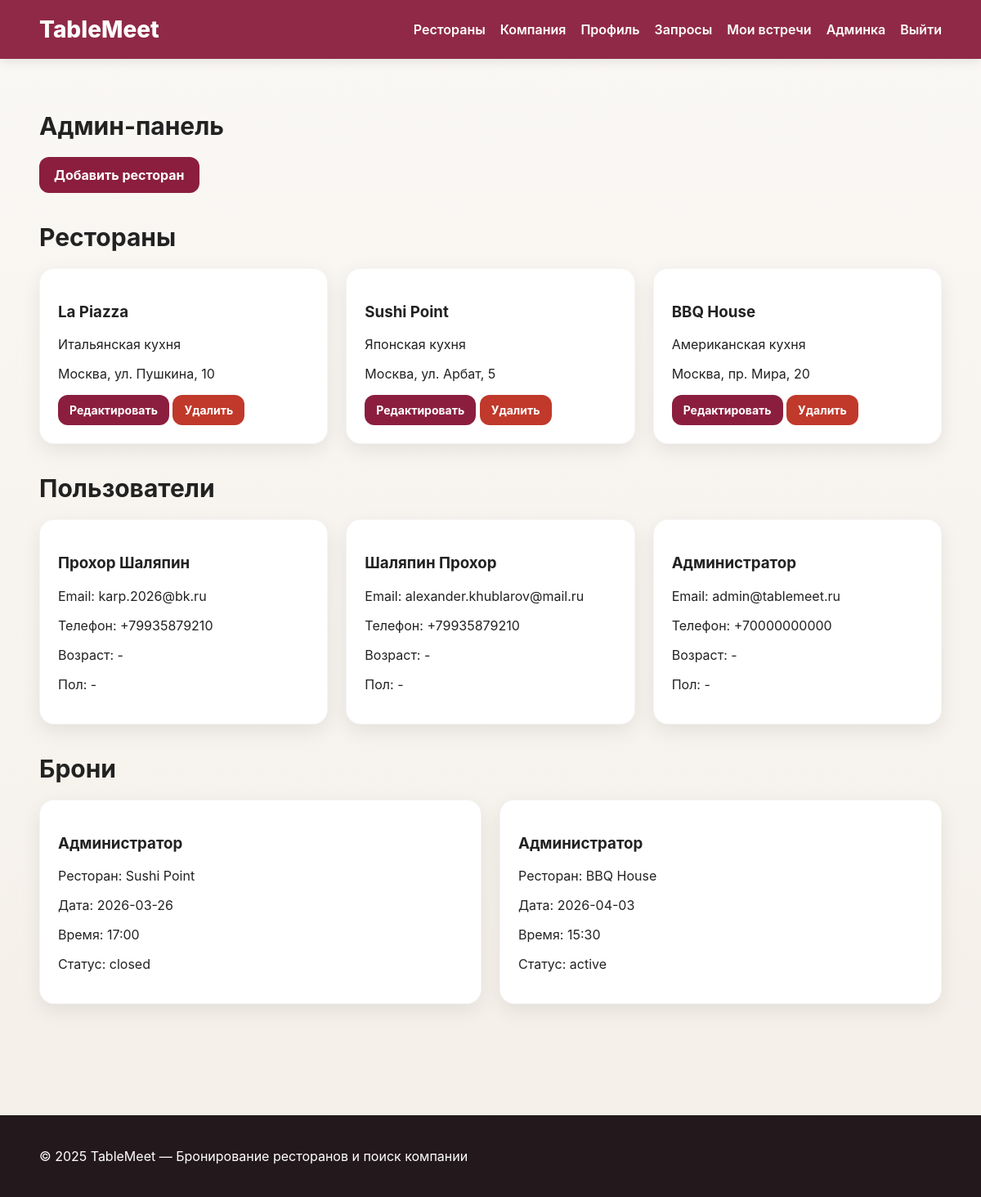
Page /admin/ (signed in) on the committed database.
### app/models.py (models this page shows)
class Restaurant(db.Model):
    id = db.Column(db.Integer, primary_key=True)
    name = db.Column(db.String(150), nullable=False)
    cuisine = db.Column(db.String(100), nullable=False)
    address = db.Column(db.String(255), nullable=False)
    description = db.Column(db.Text)
    average_check = db.Column(db.Integer)
    menu = db.Column(db.Text)
    image = db.Column(db.String(255))
    latitude = db.Column(db.Float)
    longitude = db.Column(db.Float)
    bookings = db.relationship('Booking', backref='restaurant', lazy=True, cascade='all, delete-orphan')
    photos = db.relationship('RestaurantPhoto', backref='restaurant', lazy=True, cascade='all, delete-orphan')
    reviews = db.relationship('Review', backref='restaurant', lazy=True, cascade='all, delete-orphan')
    likes = db.relationship('RestaurantLike', backref='restaurant', lazy=True, cascade='all, delete-orphan')

class User(UserMixin, db.Model):
    id = db.Column(db.Integer, primary_key=True)
    name = db.Column(db.String(120), nullable=False)
    email = db.Column(db.String(120), unique=True, nullable=False)
    phone = db.Column(db.String(30))
    password_hash = db.Column(db.String(255), nullable=False)
    age = db.Column(db.Integer)
    gender = db.Column(db.String(20))
    about = db.Column(db.Text)
    avatar = db.Column(db.String(255))
    is_admin = db.Column(db.Boolean, default=False)
    bookings = db.relationship('Booking', backref='user', lazy=True, cascade='all, delete-orphan')
    profile_photos = db.relationship('UserPhoto', backref='user', lazy=True, cascade='all, delete-orphan')
    reviews = db.relationship('Review', backref='author', lazy=True, cascade='all, delete-orphan')
    likes = db.relationship('RestaurantLike', backref='user', lazy=True, cascade='all, delete-orphan')
    sent_requests = db.relationship(
        'CompanionRequest',
        foreign_keys='CompanionRequest.from_user_id',
        backref='from_user',
        lazy=True,
        cascade='all, delete-orphan'
    )
    received_requests = db.relationship(
        'CompanionRequest',
        foreign_keys='CompanionRequest.to_user_id',
        backref='to_user',
        lazy=True,
        cascade='all, delete-orphan'
    )
    sent_messages = db.relationship(
        'Message',
        foreign_keys='Message.sender_id',
        backref='sender',
        lazy=True,
        cascade='all, delete-orphan'
    )
    received_messages = db.relationship(
        'Message',
        foreign_keys='Message.receiver_id',
        backref='receiver',
        lazy=True,
        cascade='all, delete-orphan'
    )

class Booking(db.Model):
    id = db.Column(db.Integer, primary_key=True)
    user_id = db.Column(db.Integer, db.ForeignKey('user.id'), nullable=False)
    restaurant_id = db.Column(db.Integer, db.ForeignKey('restaurant.id'), nullable=False)
    booking_date = db.Column(db.String(50), nullable=False)
    booking_time = db.Column(db.String(50), nullable=False)
    guests = db.Column(db.Integer, nullable=False, default=1)
    comment = db.Column(db.Text)
    need_companion = db.Column(db.Boolean, default=False)
    preferred_gender = db.Column(db.String(20))
    preferred_age_min = db.Column(db.Integer)
    preferred_age_max = db.Column(db.Integer)
    companion_comment = db.Column(db.Text)
    status = db.Column(db.String(20), default='active')  # active / closed / cancelled / completed
    created_at = db.Column(db.DateTime, default=datetime.utcnow)
    requests = db.relationship('CompanionRequest', backref='booking', lazy=True, cascade='all, delete-orphan')

### app/admin_routes.py (the view)
@admin_bp.route('/')
@login_required
@admin_required
def dashboard():
    users = User.query.all()
    restaurants = Restaurant.query.all()
    bookings = Booking.query.order_by(Booking.created_at.desc()).all()
    return render_template('admin.html', users=users, restaurants=restaurants, bookings=bookings)

### app/models.py (called while the page is built)
@login_manager.user_loader
def load_user(user_id):
    return User.query.get(int(user_id))

### app/templates/admin.html (shortened to what this page needs)
{% extends 'base.html' %}
{% block content %}
<section class="section">
    <h2>Админ-панель</h2>
    <a class="btn" href="{{ url_for('admin.add_restaurant') }}">Добавить ресторан</a>
</section>
<section class="section">
    <h2>Рестораны</h2>
    <div class="cards">
        {% for restaurant in restaurants %}
        <div class="card">
            <h3>{{ restaurant.name }}</h3>
            <p>{{ restaurant.cuisine }}</p>
            <p>{{ restaurant.address }}</p>
            <a class="btn small-btn" href="{{ url_for('admin.edit_restaurant', restaurant_id=restaurant.id) }}">Редактировать</a>
            <a class="btn small-btn danger-btn" href="{{ url_for('admin.delete_restaurant', restaurant_id=restaurant.id) }}">Удалить</a>
        </div>
        {% endfor %}
    </div>
</section>
<section class="section">
    <h2>Пользователи</h2>
    <div class="cards">
        {% for user in users %}
        <div class="card">
            <h3>{{ user.name }}</h3>
            <p>Email: {{ user.email }}</p>
            <p>Телефон: {{ user.phone or '-' }}</p>
            <p>Возраст: {{ user.age or '-' }}</p>
            <p>Пол: {{ user.gender or '-' }}</p>
        </div>
        {% endfor %}
    </div>
</section>
<section class="section">
    <h2>Брони</h2>
    <div class="cards">
        {% for booking in bookings %}
        <div class="card">
            <h3>{{ booking.user.name }}</h3>
            <p>Ресторан: {{ booking.restaurant.name }}</p>
            <p>Дата: {{ booking.booking_date }}</p>
            <p>Время: {{ booking.booking_time }}</p>
            <p>Статус: {{ booking.status }}</p>
        </div>
        {% endfor %}
    </div>
</section>
{% endblock %}

### app/templates/base.html (shortened to what this page needs)
<!DOCTYPE html>
<html lang="ru">
<head>
    <link rel="stylesheet" href="{{ url_for('static', filename='style.css') }}">
    <link
      rel="stylesheet"
      href="https://unpkg.com/leaflet@1.9.4/dist/leaflet.css"
    />
</head>
<body>
<header class="header">
    <div class="container nav">
        <div class="logo">
            <a href="{{ url_for('main.index') }}">TableMeet</a>
        </div>
        <nav>
            <a href="{{ url_for('main.restaurants') }}">Рестораны</a>
            <a href="{{ url_for('main.companions') }}">Компания</a>
            {% if current_user.is_authenticated %}
                <a href="{{ url_for('main.profile') }}">Профиль</a>
                <a href="{{ url_for('main.my_requests') }}">Запросы</a>
                <a href="{{ url_for('main.my_meetings') }}">Мои встречи</a>
                {% if current_user.is_admin %}
                    <a href="{{ url_for('admin.dashboard') }}">Админка</a>
                {% endif %}
                <a href="{{ url_for('auth.logout') }}">Выйти</a>
            {% else %}
                <a href="{{ url_for('auth.login') }}">Вход</a>
                <a href="{{ url_for('auth.register') }}">Регистрация</a>
            {% endif %}
        </nav>
    </div>
</header>
<main class="container page">
    {% block content %}{% endblock %}
</main>
<footer class="footer">
    <div class="container">
        <p>© 2025 TableMeet — Бронирование ресторанов и поиск компании</p>
    </div>
</footer>
</body>
</html>

### app/static/style.css (style rules this page uses)
:root { --bg: #f8f6f2; --white: #ffffff; --text: #222222; --muted: #666666; --primary: #8b1e3f; --primary-dark: #6f1732; --accent: #d4a373; --danger: #c0392b; --shadow: 0 8px 24px rgba(0,0,0,0.08); --radius: 18px; }
* { box-sizing: border-box; }
body { margin: 0; font-family: Inter, Arial, sans-serif; background: linear-gradient(180deg, #faf8f5 0%, #f4efe8 100%); color: var(--text); }
.container { width: min(1180px, 92%); margin: 0 auto; }
.header { background: rgba(139, 30, 63, 0.95); position: sticky; top: 0; z-index: 50; box-shadow: 0 3px 12px rgba(0,0,0,0.1); }
.nav { display: flex; justify-content: space-between; align-items: center; min-height: 72px; }
.logo a { color: white; text-decoration: none; font-size: 28px; font-weight: 800; }
nav { display: flex; gap: 18px; flex-wrap: wrap; }
nav a { color: white; text-decoration: none; font-weight: 600; }
.page { padding: 28px 0 50px; }
.section { margin: 36px 0; }
.section h2 { font-size: 30px; margin-bottom: 20px; }
.cards { display: grid; grid-template-columns: repeat(auto-fit, minmax(280px, 1fr)); gap: 22px; }
.card { background: var(--white); border-radius: var(--radius); padding: 22px; box-shadow: var(--shadow); border: 1px solid rgba(0,0,0,0.04); }
.btn { display: inline-block; background: var(--primary); color: white; border: none; padding: 12px 18px; border-radius: 12px; text-decoration: none; font-weight: 700; cursor: pointer; }
.small-btn { padding: 10px 14px; font-size: 14px; }
.danger-btn { background: var(--danger); }
.footer { background: #23181b; color: white; padding: 24px 0; margin-top: 50px; }

### rows in the picture
Restaurant: name "La Piazza", cuisine "Итальянская кухня", address "Москва, ул. Пушкина, 10"
Restaurant: name "Sushi Point", cuisine "Японская кухня", address "Москва, ул. Арбат, 5"
Restaurant: name "BBQ House", cuisine "Американская кухня", address "Москва, пр. Мира, 20"
User: name "Прохор Шаляпин", email "karp.2026@bk.ru", phone "+79935879210", age "-", gender "-"
User: name "Шаляпин Прохор", email "alexander.khublarov@mail.ru", phone "+79935879210", age "-", gender "-"
User: name "Администратор", email "admin@tablemeet.ru", phone "+70000000000", age "-", gender "-"
Booking: user.name "Администратор", restaurant.name "Sushi Point", booking_date "2026-03-26", booking_time "17:00", status "closed"
Booking: user.name "Администратор", restaurant.name "BBQ House", booking_date "2026-04-03", booking_time "15:30", status "active"
